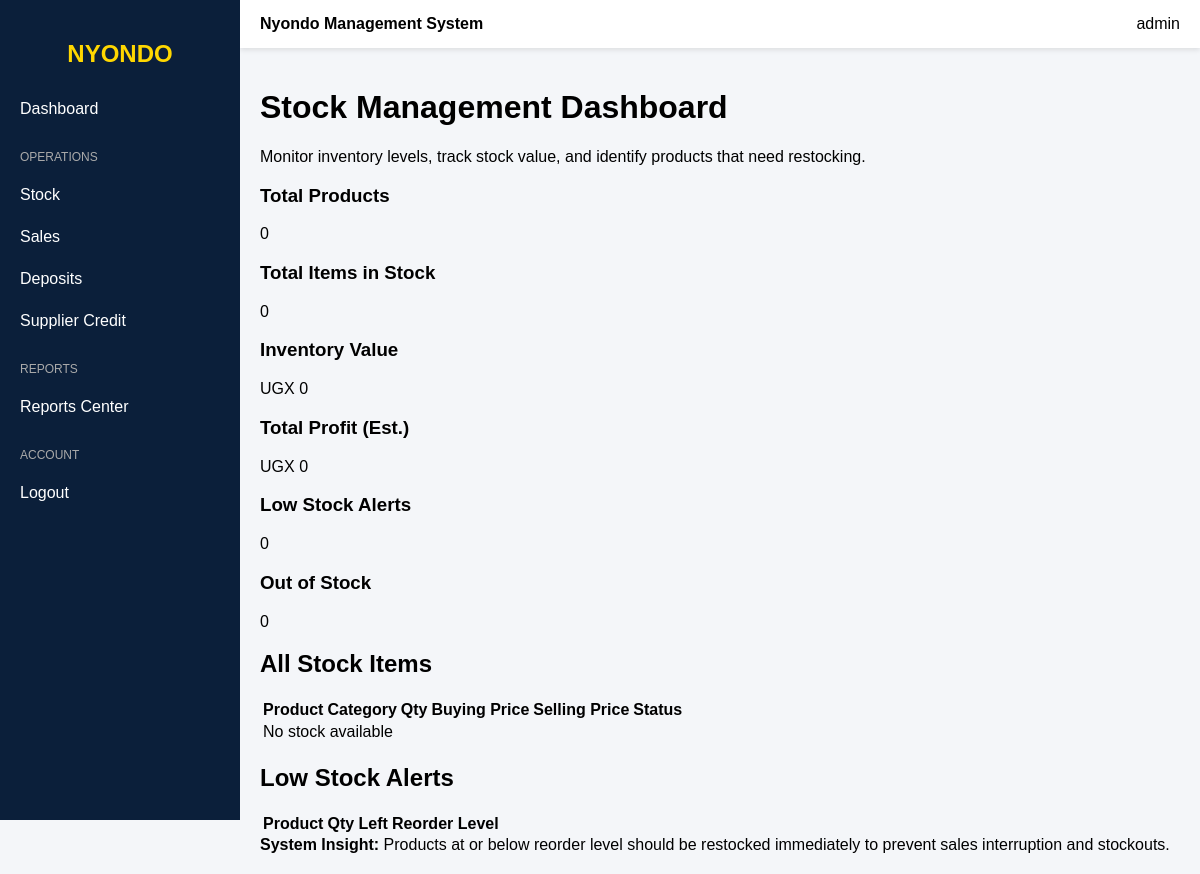
/stock_dashboard/ (signed in), run on an earlier commit of the app's database.
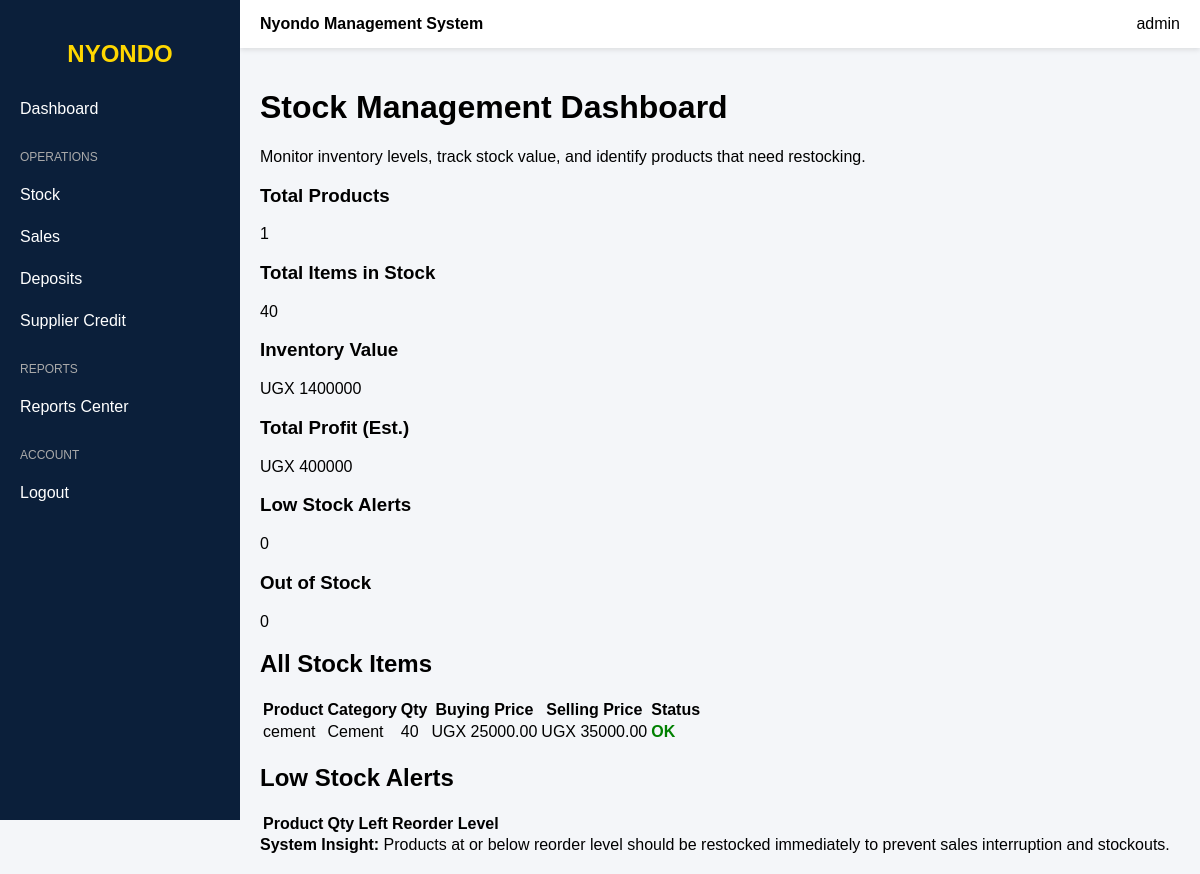
And on a later commit of the database.
### nyondo_app/models.py (models this page shows, shortened)
class Stock(models.Model):
    CATEGORY_CHOICES = [
        ("Cement", "Cement"),
        ("Iron Bars", "Iron Bars"),
        ("Nails", "Nails"),
        ("Iron Sheets", "Iron Sheets"),
        ("Wire Mesh", "Wire Mesh"),
        ("Barbed Wire", "Barbed Wire"),
        ("Wheelbarrows", "Wheelbarrows"),
        ("Other", "Other"),
    ]
    product_name = models.CharField(max_length=100)
    category = models.CharField(max_length=50, choices=CATEGORY_CHOICES)
    quantity = models.PositiveIntegerField()
    reorder_level = models.PositiveIntegerField(default=5)
    buying_price = models.DecimalField(max_digits=12, decimal_places=2)
    selling_price = models.DecimalField(max_digits=12, decimal_places=2)
    supplier_name = models.CharField(max_length=100)
    description = models.TextField(blank=True, null=True)
    date_added = models.DateTimeField(auto_now_add=True)
    updated_at = models.DateTimeField(auto_now=True)

### nyondo_app/views.py (the view)
# urls.py: path('stock_dashboard/', views.stock_dashboard, name='stock_dashboard'),
@login_required
def stock_dashboard(request):
    stock_products = Stock.objects.all()
    total_products = Stock.objects.count()
    total_stock_items = Stock.objects.aggregate(
        total=Sum("quantity")
    )["total"] or 0
    inventory_value = Stock.objects.aggregate(
        total=Sum(F("quantity") * F("selling_price"))
    )["total"] or 0
    low_stock = Stock.objects.filter(quantity__lte=10).count()
    out_of_stock = Stock.objects.filter(quantity=0).count()
    total_profit = Stock.objects.aggregate(
        total=Sum(
            (F("selling_price") - F("buying_price")) * F("quantity")
        )
    )["total"] or 0
    context = {
        "stock_products": stock_products,
        "total_products": total_products,
        "total_stock_items": total_stock_items,
        "inventory_value": inventory_value,
        "low_stock": low_stock,
        "out_of_stock": out_of_stock,
        "total_profit": total_profit,
    }
    return render(request, "nyondo/stock_dashboard.html", context)

### nyondo_app/templates/nyondo/stock_dashboard.html (shortened to what this page needs)
{% extends "nyondo/base.html" %}
{% block content %}
<div class="main-content">
    <div class="header">
        <h1>Stock Management Dashboard</h1>
        <p>
            Monitor inventory levels, track stock value, and identify products that need restocking.
        </p>
    </div>
    <div class="dashboard-cards">
        <div class="card">
            <h3>Total Products</h3>
            <p>{{ total_products }}</p>
        </div>
        <div class="card">
            <h3>Total Items in Stock</h3>
            <p>{{ total_stock_items }}</p>
        </div>
        <div class="card">
            <h3>Inventory Value</h3>
            <p>UGX {{ inventory_value }}</p>
        </div>
        <div class="card">
            <h3>Total Profit (Est.)</h3>
            <p>UGX {{ total_profit }}</p>
        </div>
        <div class="card">
            <h3>Low Stock Alerts</h3>
            <p>{{ low_stock }}</p>
        </div>
        <div class="card">
            <h3>Out of Stock</h3>
            <p>{{ out_of_stock }}</p>
        </div>
    </div>
    <div class="section">
        <div class="section-box">
            <h2>All Stock Items</h2>
            <table>
                <thead>
                    <tr>
                        <th>Product</th>
                        <th>Category</th>
                        <th>Qty</th>
                        <th>Buying Price</th>
                        <th>Selling Price</th>
                        <th>Status</th>
                    </tr>
                </thead>
                <tbody>
                    {% for product in stock_products %}
                    <tr>
                        <td>{{ product.product_name }}</td>
                        <td>{{ product.category }}</td>
                        <td>{{ product.quantity }}</td>
                        <td>UGX {{ product.buying_price }}</td>
                        <td>UGX {{ product.selling_price }}</td>
                        <td>
                            {% if product.quantity == 0 %}
                                <span style="color:red;font-weight:bold;">OUT</span>
                            {% elif product.quantity <= product.reorder_level %}
                                <span style="color:orange;font-weight:bold;">LOW</span>
                            {% else %}
                                <span style="color:green;font-weight:bold;">OK</span>
                            {% endif %}
                        </td>
                    </tr>
                    {% empty %}
                    <tr>
                        <td colspan="6">No stock available</td>
                    </tr>
                    {% endfor %}
                </tbody>
            </table>
        </div>
        <div class="section-box">
            <h2>Low Stock Alerts</h2>
            <table>
                <thead>
                    <tr>
                        <th>Product</th>
                        <th>Qty Left</th>
                        <th>Reorder Level</th>
                    </tr>
                </thead>
            </table>
        </div>
    </div>
    <div class="warning">
        <strong>System Insight:</strong>
        Products at or below reorder level should be restocked immediately
        to prevent sales interruption and stockouts.
    </div>
</div>
{% endblock %}

What changed in the data, as far as the page shows it:
added Stock: product_name "cement", category "Cement", quantity "40", buying_price "25000.00", selling_price "35000.00", reorder_level "OK"
Also different on the page:
{{ total_products }}: "0" → "1"
{{ total_stock_items }}: "0" → "40"
{{ inventory_value }}: "0" → "1400000"
{{ total_profit }}: "0" → "400000"
text no longer shown: "No stock available"
